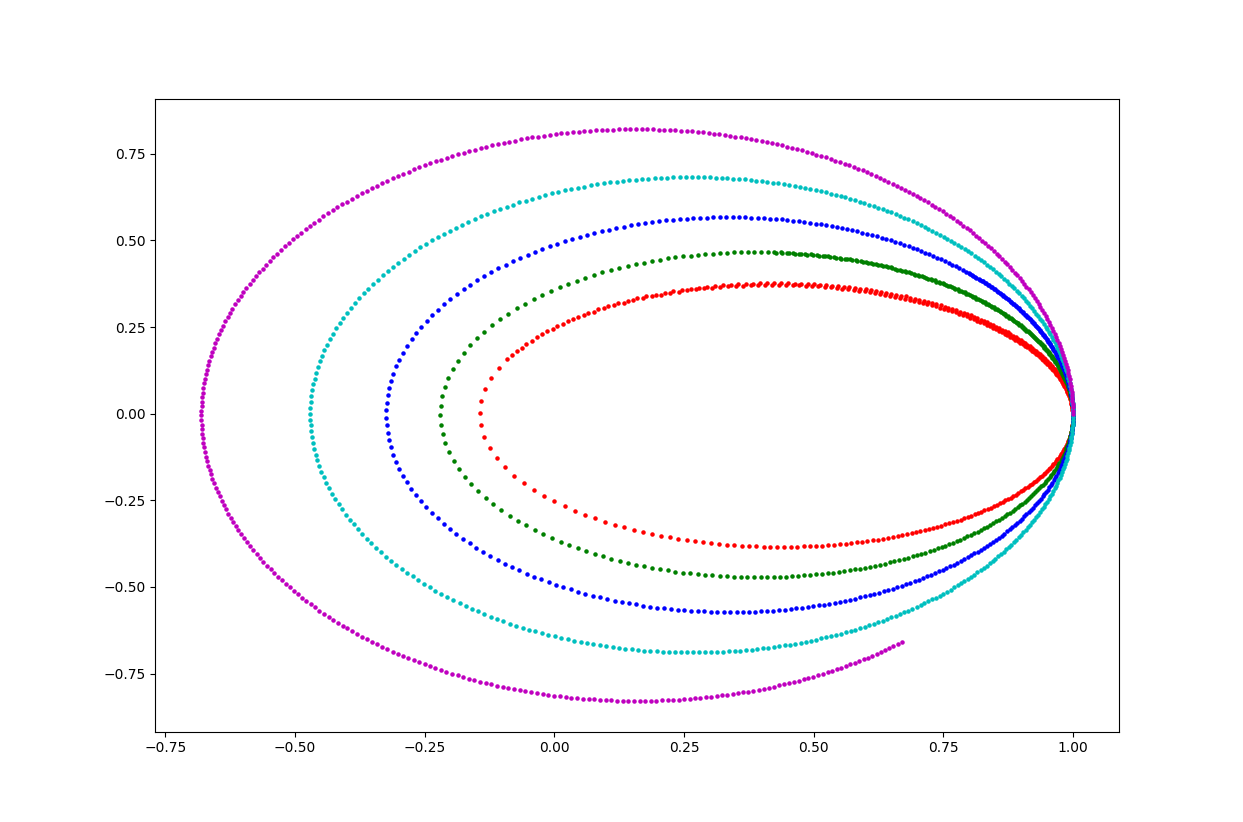

The Python source for this figure:
import numpy as np
import matplotlib.pyplot as plt
color = ["r", "g", "b", "c", "m", "y", "k", "w"]
#==================パラメータ======================
m = 1.0
M = 1.0
G = 1.0
g = 9.80
dt = 0.010
step = 400
itr = 5
for i in range(0,itr):
    #==================初期条件======================
    x = 1.0
    y = 0.0
    t = 0.0
    vx = 0.0
    vy = 0.50 + float(i) * 0.10
    plt.scatter(x,y,s=5,c=color[i])
    #==================時間発展======================
    for n in range(0,step+1):
        t = float(n) * dt
        r = np.sqrt(x**2+y**2)
        f = - G * M * m / (r**2)
        vx = vx + dt * f * x / (m*r)
        vy = vy + dt * f * y / (m*r)
        x = x + vx * dt
        y = y + vy * dt
        plt.scatter(x,y,s=5,c=color[i])
plt.show()
